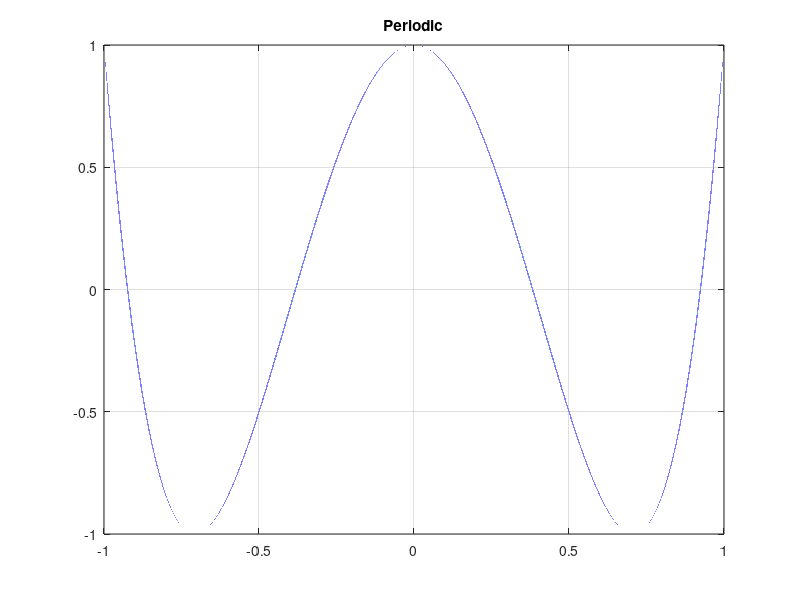

The MATLAB source for this figure:


time = linspace(0,1,1e6);
w1 = 1; w2 = 4;
x1 = cos(2*pi*time*w1);
x2 = cos(2*pi*time*w2);

figure(), 
plot(x1,x2); grid on;
title('Periodic')
